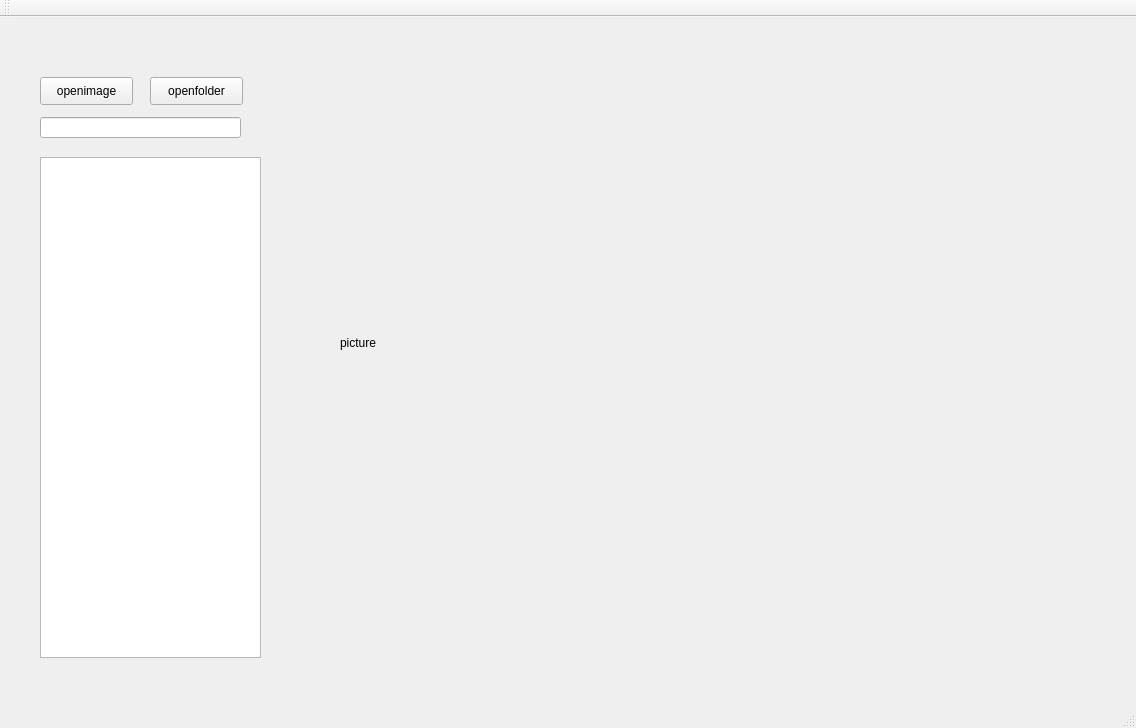
<?xml version="1.0" encoding="UTF-8"?>
<ui version="4.0">
 <class>imageClass</class>
 <widget class="QMainWindow" name="imageClass">
  <property name="geometry">
   <rect>
    <x>0</x>
    <y>0</y>
    <width>1136</width>
    <height>728</height>
   </rect>
  </property>
  <property name="windowTitle">
   <string>image</string>
  </property>
  <widget class="QWidget" name="centralWidget">
   <widget class="QPushButton" name="pushButton_openimage">
    <property name="geometry">
     <rect>
      <x>40</x>
      <y>60</y>
      <width>93</width>
      <height>28</height>
     </rect>
    </property>
    <property name="text">
     <string>openimage</string>
    </property>
   </widget>
   <widget class="QPushButton" name="pushButton_openfolder">
    <property name="geometry">
     <rect>
      <x>150</x>
      <y>60</y>
      <width>93</width>
      <height>28</height>
     </rect>
    </property>
    <property name="text">
     <string>openfolder</string>
    </property>
   </widget>
   <widget class="QLineEdit" name="lineEdit">
    <property name="geometry">
     <rect>
      <x>40</x>
      <y>100</y>
      <width>201</width>
      <height>21</height>
     </rect>
    </property>
   </widget>
   <widget class="QListWidget" name="listWidget_dirs">
    <property name="geometry">
     <rect>
      <x>40</x>
      <y>140</y>
      <width>221</width>
      <height>501</height>
     </rect>
    </property>
   </widget>
   <widget class="QLabel" name="label">
    <property name="geometry">
     <rect>
      <x>340</x>
      <y>70</y>
      <width>661</width>
      <height>511</height>
     </rect>
    </property>
    <property name="text">
     <string>picture</string>
    </property>
   </widget>
  </widget>
  <widget class="QMenuBar" name="menuBar">
   <property name="geometry">
    <rect>
     <x>0</x>
     <y>0</y>
     <width>1136</width>
     <height>26</height>
    </rect>
   </property>
  </widget>
  <widget class="QToolBar" name="mainToolBar">
   <attribute name="toolBarArea">
    <enum>TopToolBarArea</enum>
   </attribute>
   <attribute name="toolBarBreak">
    <bool>false</bool>
   </attribute>
  </widget>
  <widget class="QStatusBar" name="statusBar"/>
 </widget>
 <layoutdefault spacing="6" margin="11"/>
 <resources>
  <include location="image.qrc"/>
 </resources>
 <connections/>
</ui>
